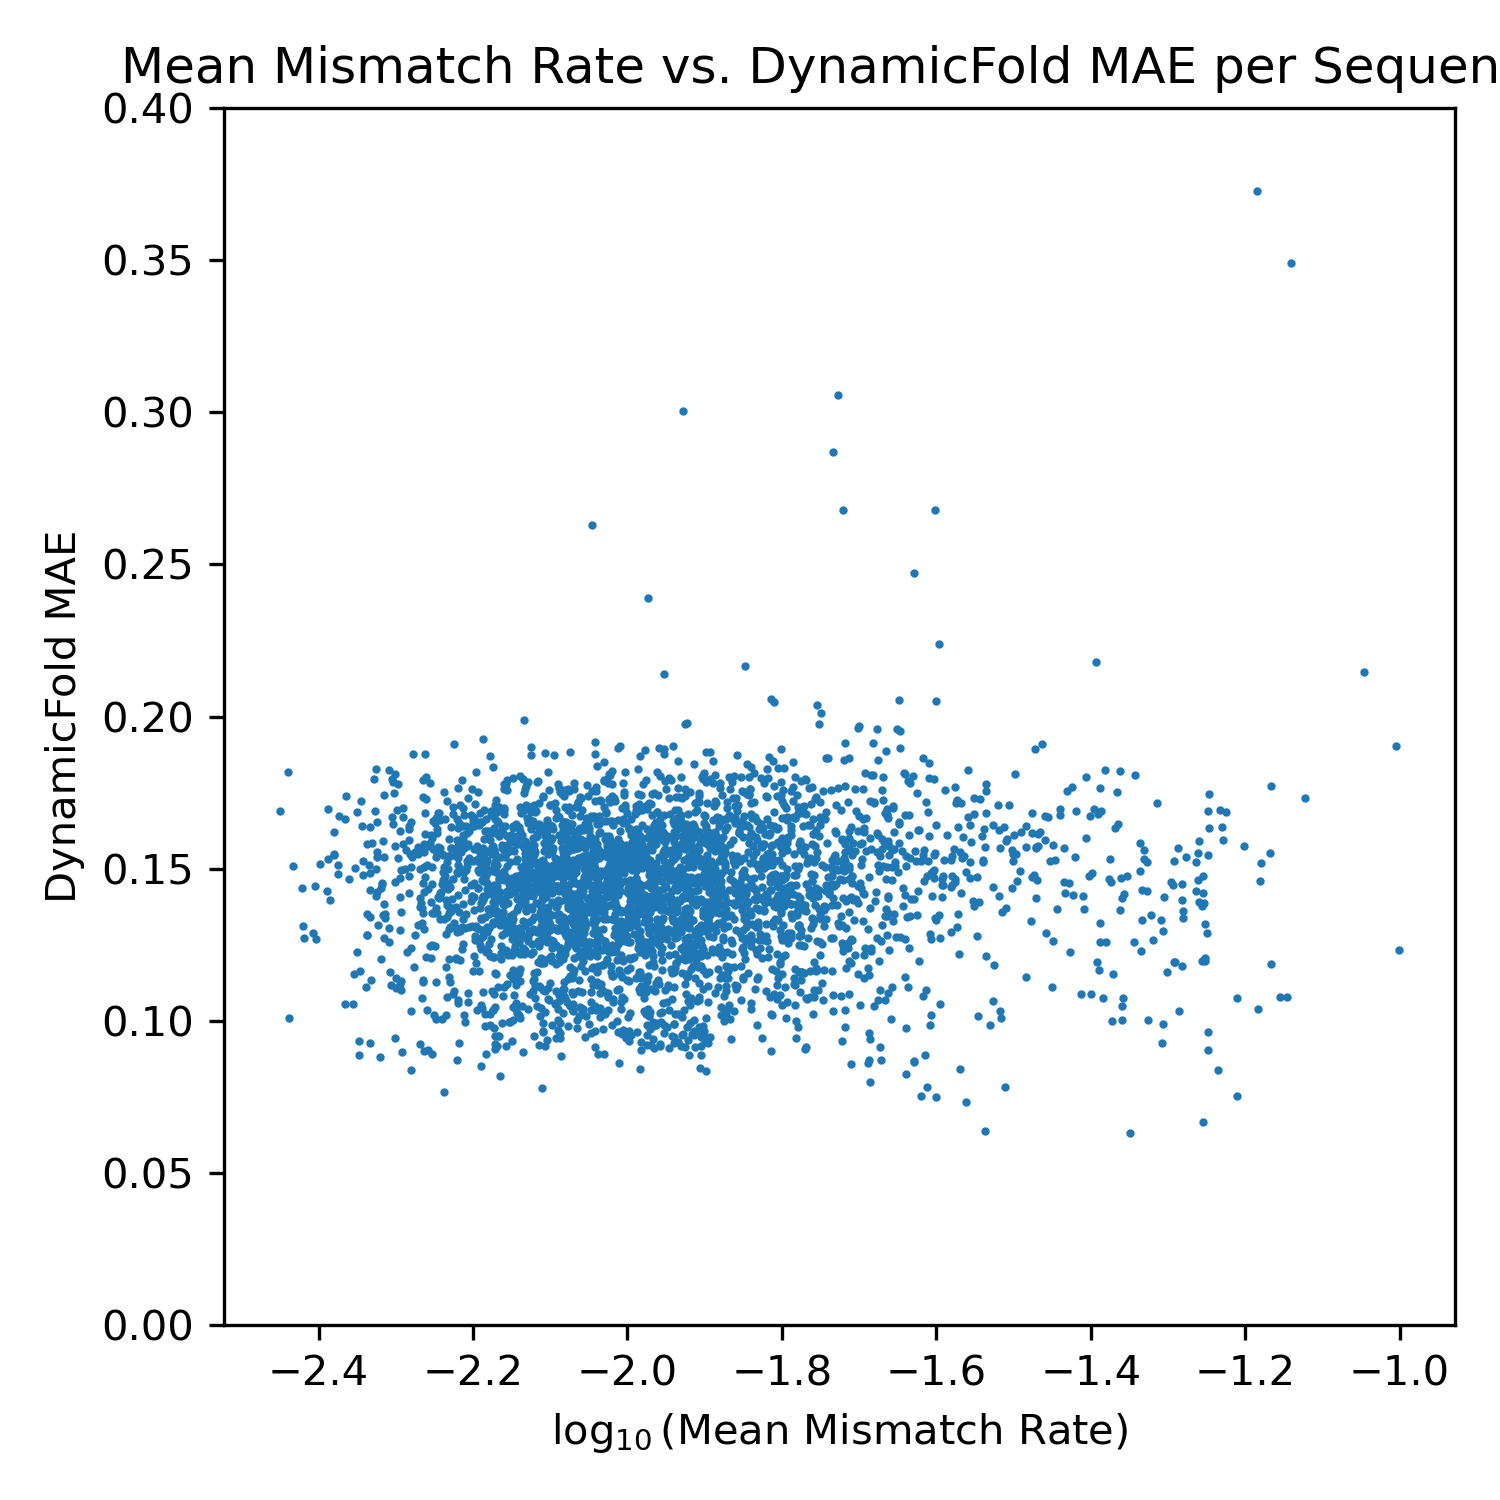

The script that drew this image:
import matplotlib.pyplot as plt
import pandas as pd
import numpy as np
import sys

data_csv = sys.argv[1]
output_plot = sys.argv[2]

data = pd.read_csv(data_csv)
mean_mismatch = list()
MAEs = list()
for _, row in data.iterrows():
    mean_mismatch.append(row["MeanMismatch"])
    MAEs.append(row["Score"])

mean_mismatch = np.log10(mean_mismatch)
plt.figure(figsize=(5, 5), dpi=300)
plt.scatter(mean_mismatch, MAEs, s=1, marker="o")
plt.ylim((0, 0.4))
plt.xlabel("$\\log_{10}$(Mean Mismatch Rate)")
plt.ylabel("DynamicFold MAE")
plt.title("Mean Mismatch Rate vs. DynamicFold MAE per Sequence")
plt.tight_layout()
plt.savefig(output_plot)
